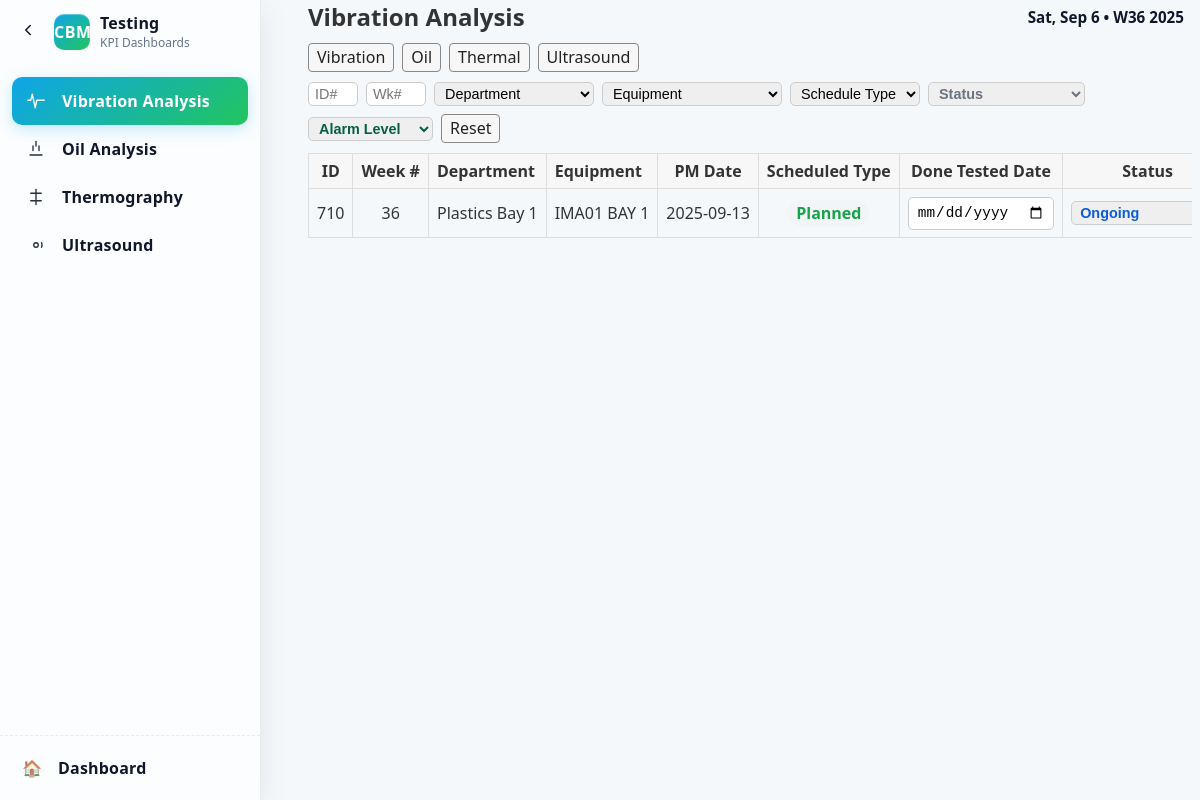
The app's page /technician/vibration, older data.
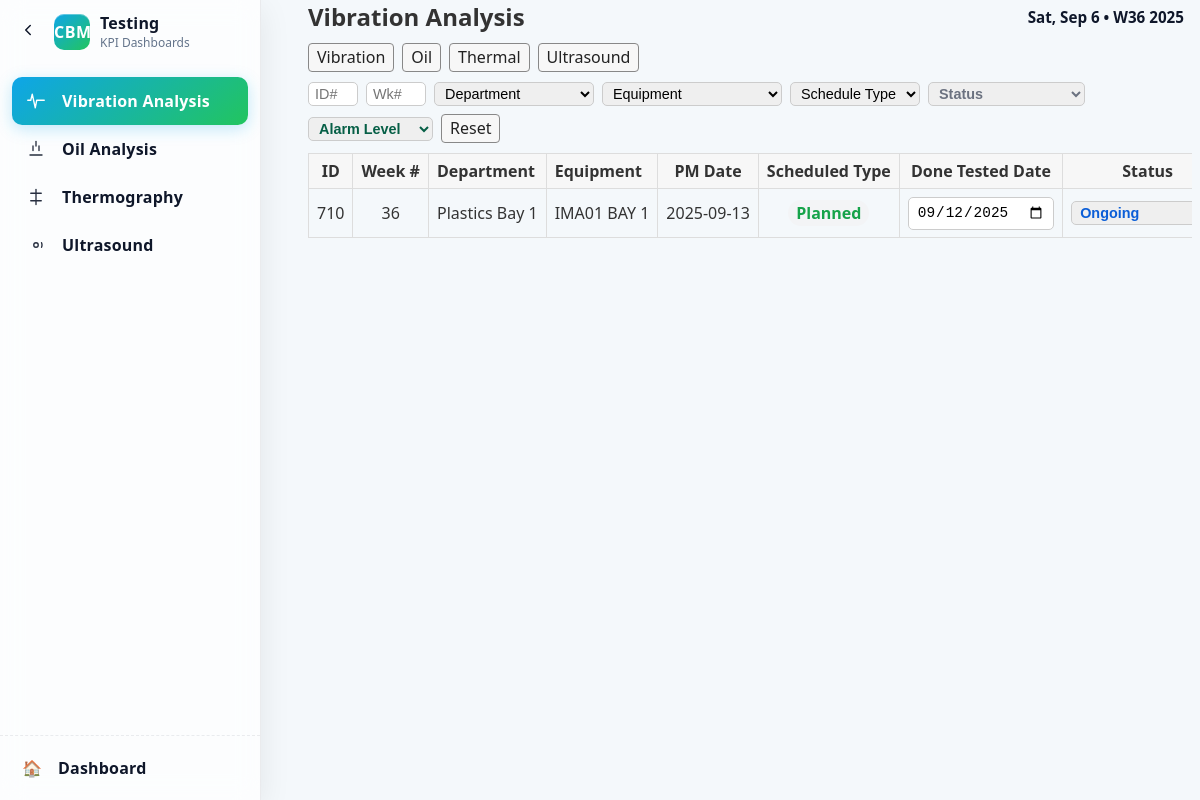
The same page, newer data.
### app/models.py (models this page shows)
class CBMTesting(db.Model):
    __tablename__ = 'CBM_Testing'
    Testing_ID = db.Column(db.Integer, primary_key=True)
    CBM_Technician_ID = db.Column(db.Integer, db.ForeignKey('CBM_Technician.CBM_ID'))
    Equipment_ID = db.Column(db.Integer, db.ForeignKey('Equipment.EquipmentID'))
    Test_Date = db.Column(db.Text)
    Result = db.Column(db.Text)
    technician = db.relationship('CBMTechnician', backref='testings')
    equipment = db.relationship('Equipment', backref='testings')

### tables this page shows
CREATE TABLE Planner (
    id INTEGER PRIMARY KEY AUTOINCREMENT,
    week_number INTEGER,
    year INTEGER,
    department TEXT,
    equipment TEXT,
    date TEXT,
    day TEXT,
    pm_date TEXT,
    schedule_type TEXT DEFAULT 'Planned',
    proposed_target_date TEXT
);

### app/technician_routes.py (the view)
@technician.route('/vibration')
def technician_vibration():
    return _render_type_page('vibration', 'technician/vibration.html')

### app/technician_routes.py (called while the page is built)
def _row_to_task_dict(row):
    try:
        done_date = row['Done_Tested_Date']
    except Exception:
        try:
            done_date = row.get('Done_Tested_Date')
        except Exception:
            done_date = None
    return dict(
        id=row['Testing_ID'],
        planner_id=row['planner_id'],
        testing_type=row['Test_Type'],
        status=row['Status'] or ('done' if (row['Done'] or 0) == 1 else 'todo'),
        alarm_level=row['Alarm_Level'],
        notes=row['Notes'],
        equipment=row['equipment'],
        department=row['department'],
        week_number=row['week_number'],
        year=row['year'],
        done_tested_date=done_date,
    updated_at=(row.get('updated_at') if isinstance(row, dict) else None),
    )

### app/templates/technician/vibration.html
{% extends 'technician/_type_base.html' %}
{% block content %}{{ super() }}{% endblock %}

### app/templates/technician/_type_base.html (shortened to what the changed rows need)
<!DOCTYPE html>
<html lang="en">
<head>
  <link rel="stylesheet" href="/static/style.css">
</head>
<body>
  <div class="app-shell">
  <main class="container tech-container">
  {% block content %}
    <div style="margin-bottom:10px; display:flex; align-items:center; justify-content:space-between; gap:12px;">
      <h2 style="margin:0;">{{ page_title }}</h2>
      <div class="date-indicator" aria-hidden="true">
        <div class="date-left"><div id="date-indicator-date" class="date-indicator-date"></div><div id="date-indicator-day" class="date-indicator-day"></div></div>
      </div>
    </div>
      {% set is_validation = filters and (filters.schedule_type or '')|lower == 'validation' %}
    {% if tasks|length == 0 %}
      <p>No tasks found.</p>
    {% else %}
    <div style="overflow-x:auto;">
      <table class="table" style="white-space:nowrap;">
        <thead>
          <tr>
            <th class="text-center">ID</th>
            <th class="text-center">Week #</th>
            <th class="text-left">Department</th>
            <th class="text-left">Equipment</th>
            <th class="text-center">PM Date</th>
            <th class="text-center">Scheduled Type</th>
            <th class="text-center">Done Tested Date</th>
            <th class="text-center">Status</th>
          </tr>
        </thead>
        <tbody>
          {% for t in tasks %}
          <tr>
            <td class="text-center">{{ t.planner_id or '' }}</td>
            <td class="text-center">{{ t.week_number or '' }}</td>
            <td class="text-left">{{ t.department }}</td>
            <td class="text-left">{{ t.equipment }}</td>
            <td class="text-center">{{ t.pm_date or '' }}</td>
            <td class="text-center">
              {% set sc = (t.schedule_type or '') %}
              {% if sc %}
                {% set scl = sc|lower %}
                <span class="{{ 'schedule-planned' if scl=='planned' else ('schedule-unplanned' if scl=='unplanned' else 'schedule-validation') }}">{{ sc }}</span>
              {% else %}
                -
              {% endif %}
            </td>
            <td class="text-center">
              <input type="date" name="done_tested_date" form="update-{{ t.id }}" value="{{ (t.done_tested_date or '')[:10] }}" />
            </td>
            <td class="text-center">
              {% set s = (t.status or '') %}
              <select name="status" form="update-{{ t.id }}">
                <option value="Ongoing" {% if s|lower in ['ongoing','todo'] %}selected{% endif %}>Ongoing</option>
              </select>
            </td>
              {% set scl = (t.schedule_type or '')|lower %}
          </tr>
          {% endfor %}
        </tbody>
      </table>
    </div>
    {% endif %}
  {% endblock %}
  </main>
</body>
</html>

Row changes from the older to the newer data that the page shows:
changed CBMTesting "Ongoing": done_tested_date (not shown) → "09/12/2025"
